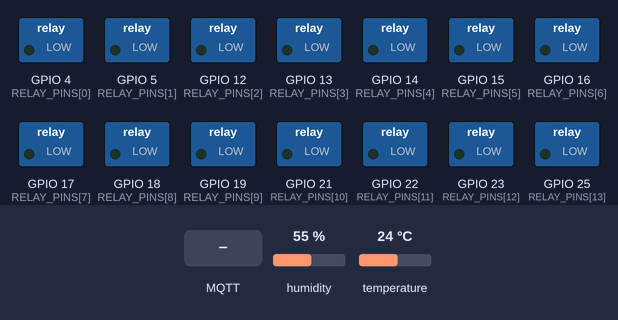
A sketch run on a simulated ESP32. Shown: switched loads named in the sketch (green lamp = pin HIGH). Inputs (shaded band) come from the test bench; at power-on: humidity 55 %, temperature 24 °C. WiFi joins after 1.5 s; servers stay silent unless stated; no MQTT or app messages arrive unless stated; what the sketch prints to the serial monitor is not drawn.

Above: at 2.7 s.
2.8 s: MQTT message "ON" arrives on the first subscribed topic
At 3.1 s:
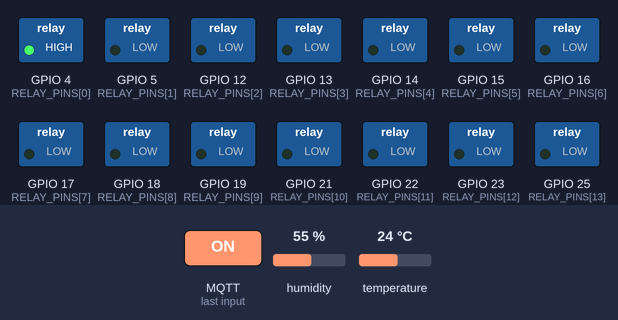
4.3 s: MQTT message "home/switch/" arrives on the first subscribed topic
At 5.5 s:
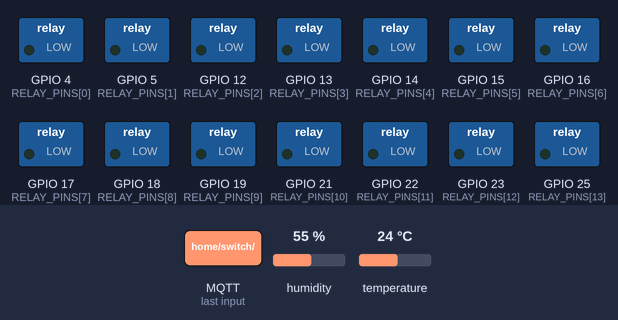
Timing chart, 0 to 7.3 s (numbered marks = the images above; inputs shaded):
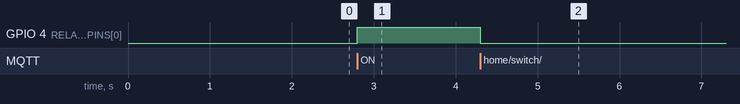

Measured:
- after the input at 2.8 s, GPIO 4 (RELAY_PINS[0]): LOW → HIGH at once
- after the input at 4.3 s, GPIO 4 (RELAY_PINS[0]): HIGH → LOW at once

The sketch:

arduino_IDE.ino
```cpp
#include <WiFi.h>
#include <PubSubClient.h>
#include <DHT.h>

#define DHTPIN 2         // Pin where the DHT11 is connected
#define DHTTYPE DHT11    // DHT 11

// Define pins for relays (switches)
const int RELAY_PINS[19] = {4, 5, 12, 13, 14, 15, 16, 17, 18, 19, 21, 22, 23, 25, 26, 27, 32, 33, 34};

DHT dht(DHTPIN, DHTTYPE);

const char* ssid = "FRANKIE 9564";   // Your Wi-Fi SSID
const char* password = "y008<D19";    // Your Wi-Fi Password
const char* mqtt_server = "192.168.137.1"; // MQTT Broker IP

WiFiClient espClient;
PubSubClient client(espClient);

// Array to hold the state of each switch (default OFF)
bool switchStates[19] = {false}; // All switches off initially

void setup_wifi() {
    delay(10);
    Serial.begin(115200);
    Serial.println();
    Serial.print("Connecting to ");
    Serial.println(ssid);

    WiFi.begin(ssid, password);
    while (WiFi.status() != WL_CONNECTED) {
        delay(500);
        Serial.print(".");
    }

    Serial.println();
    Serial.println("WiFi connected");
    Serial.print("IP address: ");
    Serial.println(WiFi.localIP());
}

void callback(char* topic, byte* message, unsigned int length) {
    String receivedMessage;
    for (int i = 0; i < length; i++) {
        receivedMessage += (char)message[i];
    }
    Serial.print("Message received on topic ");
    Serial.print(topic);
    Serial.print(": ");
    Serial.println(receivedMessage);

    // Handle switch topics by parsing the index from the topic
    if (String(topic).startsWith("home/switch/")) {
        int switchIndex = String(topic).substring(12).toInt(); // Extract switch number from topic

        // Check if the switchIndex is within bounds
        if (switchIndex >= 0 && switchIndex < 19) {
            switchStates[switchIndex] = (receivedMessage == "ON");
            digitalWrite(RELAY_PINS[switchIndex], switchStates[switchIndex] ? HIGH : LOW);
            Serial.print("Switch ");
            Serial.print(switchIndex);
            Serial.print(" state set to: ");
            Serial.println(switchStates[switchIndex] ? "ON" : "OFF");
        }
    }
}

void reconnect() {
    while (!client.connected()) {
        Serial.print("Attempting MQTT connection...");
        if (client.connect("ESP32Client")) {
            Serial.println("connected");

            // Subscribe to all switch commands using wildcard
            client.subscribe("home/switch/+/set");
        } else {
            Serial.print("failed, rc=");
            Serial.print(client.state());
            Serial.println(" trying again in 5 seconds");
            delay(5000);
        }
    }
}

void setup() {
    setup_wifi();
    client.setServer(mqtt_server, 1883);
    client.setCallback(callback);
    dht.begin();

    // Initialize relay pins
    for (int i = 0; i < 19; i++) {
        pinMode(RELAY_PINS[i], OUTPUT);
        digitalWrite(RELAY_PINS[i], LOW); // Start with all relays off
    }
}

unsigned long previousMillis = 0;
const long interval = 3000;

void loop() {
    if (!client.connected()) {
        reconnect();
    }
    client.loop();

    unsigned long currentMillis = millis();
    if (currentMillis - previousMillis >= interval) {
        previousMillis = currentMillis;

        // Read sensor data
        float humidity = dht.readHumidity();
        float temperature = dht.readTemperature();

        if (isnan(humidity) || isnan(temperature)) {
            Serial.println("Error reading from DHT sensor!");
            return;
        }

        // Create a JSON payload with sensor data and ON switch states only
        String payload = "{";
        payload += "\"temperature\": " + String(temperature) + ",";
        payload += "\"humidity\": " + String(humidity) + ",";
        payload += "\"switchStates\":{";

        bool first = true; // Flag to handle commas
        for (int i = 0; i < 19; i++) {
            if (switchStates[i]) { // Only send ON switches
                if (!first) payload += ","; // Add comma between switch states
                payload += "\"switch" + String(i) + "\":\"ON\"";
                first = false;
            }
        }
        payload += "}}"; // Close JSON objects

        // Publish the JSON payload
        if (client.publish("home/status", payload.c_str())) {
            Serial.println("Published payload successfully");
        } else {
            Serial.println("Failed to publish payload");
        }

        Serial.print("Published payload: ");
        Serial.println(payload);
    }
}
```
